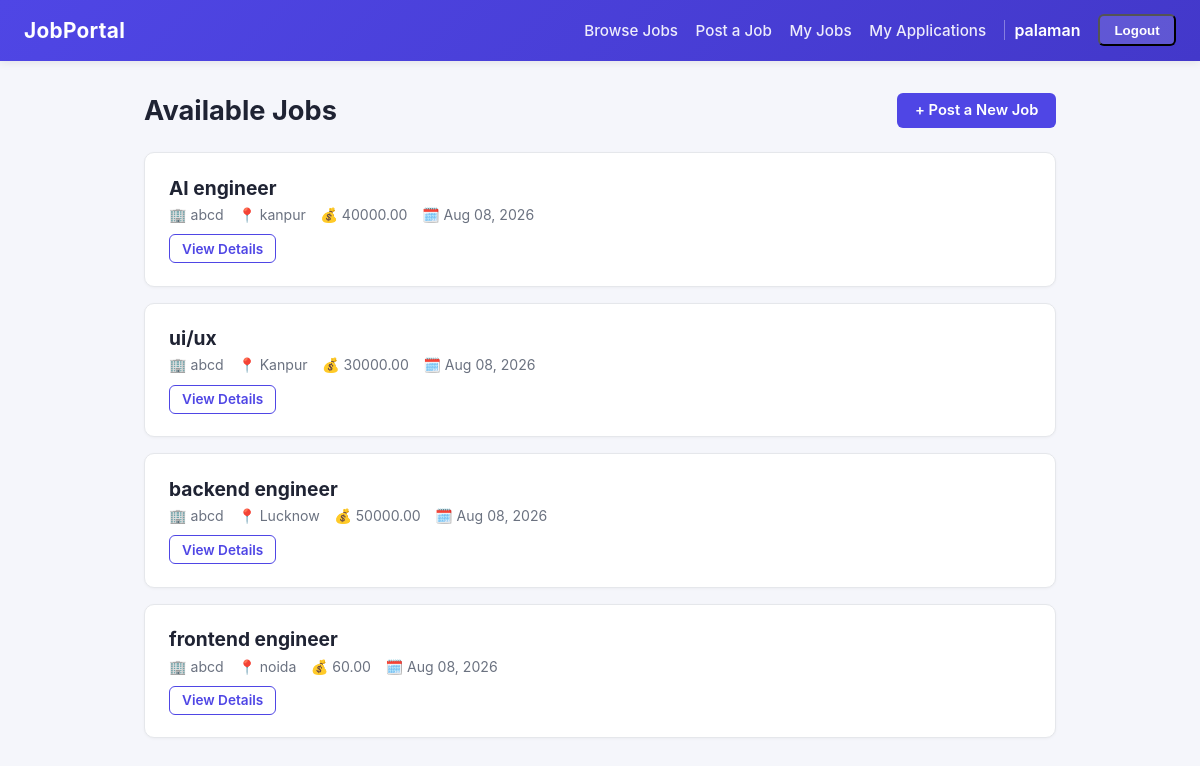
/job/ (signed in), run on the app's committed database.
### accounts/models.py (models this page shows, shortened)
class CustomUser(AbstractUser):
    ROLL_CHOICES = [
        ('jobseeker', 'Job Seeker'),
        ('employer', 'Employer'),
    ]
    roll = models.CharField(max_length=20, choices=ROLL_CHOICES, default='jobseeker')

### job/models.py (models this page shows, shortened)
class Job(models.Model):
    title = models.CharField(max_length=100)
    company_name = models.CharField(max_length=100)
    description = models.TextField(max_length=2000)
    location = models.CharField(max_length=100)
    salary = models.DecimalField(max_digits=10, decimal_places=2)
    posted_by = models.ForeignKey(settings.AUTH_USER_MODEL, on_delete=models.CASCADE)
    date_posted = models.DateTimeField(auto_now_add=True)
    class Meta:
        ordering = ['-date_posted']

### job/views.py (the view)
# urls.py: path("", JobListView.as_view(), name="job_list"),
class JobListView(LoginRequiredMixin, ListView):
    model = Job
    template_name = "job_list.html"
    context_object_name = "all_jobs"

### job/templates/job_list.html (shortened to what this page needs)
{% extends "base.html" %}
{% block content %}
<div class="page-header">
    <h1>Available Jobs</h1>
    {% if user.is_authenticated %}
        <a class="btn btn-primary" href="{% url 'job_create' %}">+ Post a New Job</a>
    {% endif %}
</div>
{% if all_jobs %}
    {% for job in all_jobs %}
        <div class="card job-card">
            <h2><a href="{% url 'job_detail' job.pk %}">{{ job.title }}</a></h2>
            <div class="job-meta">
                <span>🏢 {{ job.company_name }}</span>
                <span>📍 {{ job.location }}</span>
                <span>💰 {{ job.salary }}</span>
                <span>🗓️ {{ job.date_posted|date:"M d, Y" }}</span>
            </div>
            <a class="btn btn-outline btn-sm" href="{% url 'job_detail' job.pk %}">View Details</a>
        </div>
    {% endfor %}
{% endif %}
{% endblock %}

### templates/base.html (shortened to what this page needs)
<!DOCTYPE html>
<html lang="en">
<head>
</head>
<body>
    <nav class="navbar">
        <a class="brand" href="{% url 'job_list' %}">JobPortal</a>
        <div class="nav-links">
            <a href="{% url 'job_list' %}">Browse Jobs</a>
            {% if user.is_authenticated %}
                <a href="{% url 'job_create' %}">Post a Job</a>
                <a href="{% url 'my_jobs' %}">My Jobs</a>
                <a href="{% url 'my_applications' %}">My Applications</a>
                <span class="nav-user">{{ user.username }}</span>
                <form method="post" action="{% url 'logout' %}" style="display:inline;">
                <button type="submit" class="btn-logout">Logout</button>
                </form>
            {% else %}
                <a href="{% url 'login' %}">Login</a>
                <a class="btn-signup" href="{% url 'signup' %}">Sign Up</a>
            {% endif %}
        </div>
    </nav>
    <div class="container">
        {% block content %}{% endblock %}
    </div>
</body>
</html>

### templates/base.html (style rules this page uses)
:root { --primary: #4f46e5; --primary-dark: #4338ca; --bg: #f5f6fb; --card: #ffffff; --text: #1f2333; --muted: #6b7280; --border: #e5e7eb; --danger: #dc2626; --danger-dark: #b91c1c; --success-bg: #ecfdf5; --success-text: #047857; }
* { box-sizing: border-box; }
body { margin: 0; font-family: -apple-system, BlinkMacSystemFont, "Segoe UI", Roboto, Helvetica, Arial, sans-serif; background: var(--bg); color: var(--text); min-height: 100vh; }
a { color: var(--primary); text-decoration: none; }
.navbar { background: linear-gradient(135deg, var(--primary), var(--primary-dark)); padding: 0.9rem 1.5rem; display: flex; align-items: center; justify-content: space-between; flex-wrap: wrap; gap: 0.75rem; box-shadow: 0 2px 8px rgba(0,0,0,0.08); }
.navbar .brand { color: #fff; font-size: 1.3rem; font-weight: 700; letter-spacing: 0.3px; }
.nav-links { display: flex; align-items: center; gap: 1.1rem; flex-wrap: wrap; }
.nav-links a { color: rgba(255,255,255,0.9); font-weight: 500; font-size: 0.95rem; }
.nav-links .nav-user { color: #fff; font-weight: 600; padding-left: 0.6rem; border-left: 1px solid rgba(255,255,255,0.35); }
.nav-links .btn-logout { background: rgba(255,255,255,0.15); padding: 0.4rem 0.9rem; border-radius: 6px; color: #fff; font-weight: 600; }
.container { max-width: 960px; margin: 0 auto; padding: 2rem 1.5rem 3rem; }
.page-header { display: flex; align-items: center; justify-content: space-between; flex-wrap: wrap; gap: 1rem; margin-bottom: 1.5rem; }
.page-header h1 { margin: 0; font-size: 1.7rem; }
.btn { display: inline-block; padding: 0.55rem 1.1rem; border-radius: 6px; font-weight: 600; font-size: 0.92rem; border: none; cursor: pointer; text-decoration: none; }
.btn-primary { background: var(--primary); color: #fff; }
.btn-outline { background: #fff; color: var(--primary); border: 1px solid var(--primary); }
.btn-sm { padding: 0.35rem 0.75rem; font-size: 0.85rem; }
.card { background: var(--card); border: 1px solid var(--border); border-radius: 10px; padding: 1.4rem 1.5rem; margin-bottom: 1rem; box-shadow: 0 1px 3px rgba(0,0,0,0.04); }
.job-card h2 { margin: 0 0 0.4rem; font-size: 1.2rem; }
.job-card h2 a { color: var(--text); }
.job-meta { display: flex; flex-wrap: wrap; gap: 0.9rem; color: var(--muted); font-size: 0.88rem; margin: 0.4rem 0 0.7rem; }
.job-meta span { display: flex; align-items: center; gap: 0.3rem; }

### data on the page
CustomUser: username "palaman"
Job: title "AI engineer", company_name "abcd", location "kanpur", salary "40000.00", date_posted "Aug 08, 2026"
Job: title "ui/ux", company_name "abcd", location "Kanpur", salary "30000.00", date_posted "Aug 08, 2026"
Job: title "backend engineer", company_name "abcd", location "Lucknow", salary "50000.00", date_posted "Aug 08, 2026"
Job: title "frontend engineer", company_name "abcd", location "noida", salary "60.00", date_posted "Aug 08, 2026"
